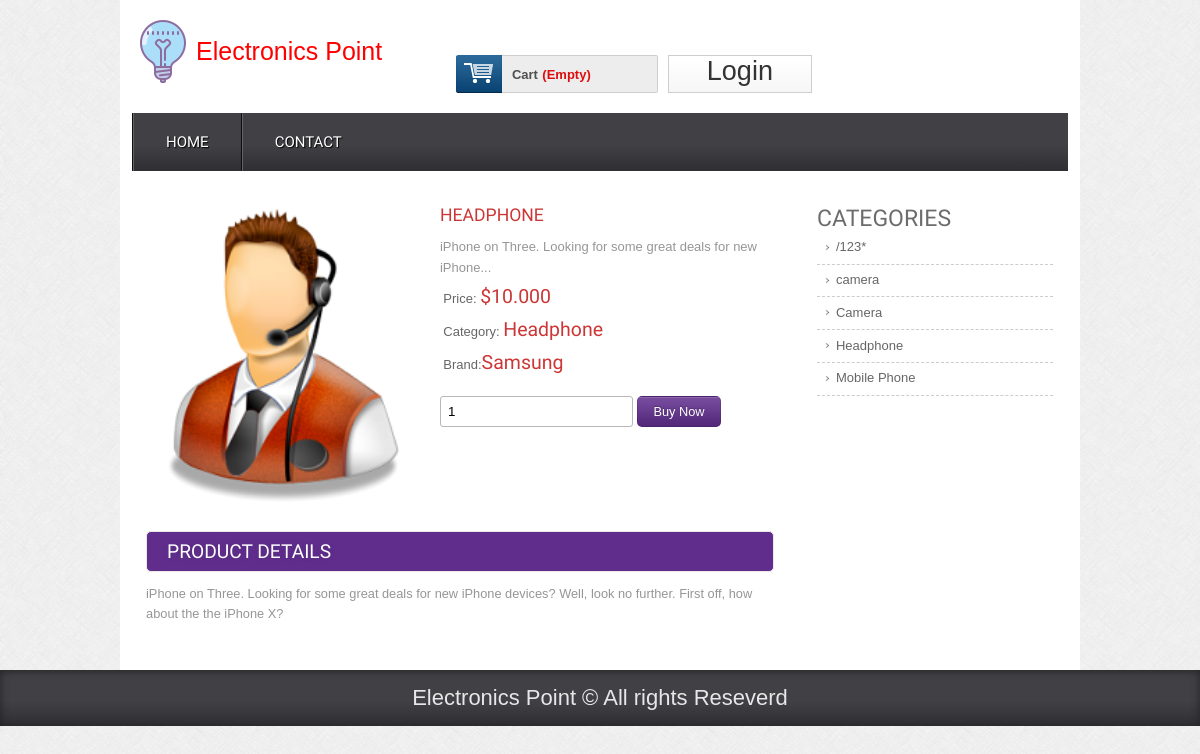
The page /shop/details.php?pdid=15 on the database its author committed.
### tables this page shows
CREATE TABLE `tbl_product` (
  `pid` int(11) NOT NULL,
  `productName` varchar(255) NOT NULL,
  `catId` int(11) NOT NULL,
  `brandId` int(11) NOT NULL,
  `body` text NOT NULL,
  `price` float(10,3) NOT NULL,
  `image` varchar(255) NOT NULL,
  `type` tinyint(4) NOT NULL DEFAULT '0'
);

CREATE TABLE `tbl_category` (
  `catId` int(11) NOT NULL,
  `catName` varchar(255) NOT NULL
);

CREATE TABLE `tbl_brand` (
  `brandId` int(11) NOT NULL,
  `brandName` varchar(255) NOT NULL
);

### shop/classes/Product.php (called while the page is built, shortened)
<?php
$filepath = realpath(dirname(__FILE__));
include_once ($filepath."/../libs/Database.php");
include_once ($filepath."/../helpers/Format.php");
?>
<?php
class Product
{
	private $db;
	function __construct()
	{
		$this->db = new Database();
	}
	public function getSingleProduct($id){
		$sql = "SELECT tbl_product.*, tbl_category.catName, tbl_brand.brandName
				FROM tbl_product
				INNER JOIN tbl_category
				ON tbl_product.catId = tbl_category.catId
				INNER JOIN tbl_brand
				ON tbl_product.brandId = tbl_brand.brandId
				WHERE tbl_product.pid = '$id' ";
		$result = $this->db->select($sql);
		return $result;
	}
}
?>

### shop/libs/Database.php (called while the page is built, shortened)
<?php
Class Database{
	 public $host   = DB_HOST;
	 public $user   = DB_USER;
	 public $pass   = DB_PASS;
	 public $dbname = DB_NAME;
	 public $link;
	private function connectDB(){
		 $this->link = new mysqli($this->host, $this->user, $this->pass,$this->dbname);
	 }
	public function select($query){
	  $result = $this->link->query($query) or die($this->link->error.__LINE__);
		  if($result->num_rows > 0){
		    return $result;
		  }else {
		    return false;
		  }
	 }
}

### shop/helpers/Format.php (called while the page is built, shortened)
<?php
class Format{
	 public function textShorten($text, $limit = 400){
		  $text = $text. " ";
		  $text = substr($text, 0, $limit);
		  $text = substr($text, 0, strrpos($text, ' '));
		  $text = $text."...";
		  return $text;
	 }
 }

### shop/classes/Category.php (called while the page is built, shortened)
<?php
$filepath = realpath(dirname(__FILE__));
include_once ($filepath."/../libs/Database.php");
include_once ($filepath."/../helpers/Format.php");
?>
<?php
class Category
{
	private $db;
	function __construct()
	{
		$this->db = new Database();
	}
	public function getAllcat(){
		$sql = "SELECT * FROM tbl_category ORDER BY catId DESC";
		$result = $this->db->select($sql);
		return $result;
	}
}
?>

### shop/details.php (the view, shortened to what this page needs)
<?php
	include("inc/header.php");
?>
<?php
	if (isset($_GET['pdid'])) {
        $pdid = $_GET['pdid'];
    }
?>
 <div class="main">
    <div class="content">
    	<div class="section group">
				<?php
					$singlePd = $pd->getSingleProduct($pdid);
					if ($singlePd) {
						while ($row = $singlePd->fetch_assoc()) {
				?>
			<div class="cont-desc span_1_of_2">
					<div class="grid images_3_of_2">
						<img src="admin/<?php echo $row['image'];?>" alt="" />
					</div>
				<div class="desc span_3_of_2">
					<h2><?php echo $row['productName'];?></h2>
					<p><?php echo $fm->textShorten($row['body'],100);?></p>
					<div class="price">
						<p>Price: <span>$<?php echo $row['price'];?></span></p>
						<p>Category: <span><?php echo $row['catName'];?></span></p>
						<p>Brand:<span><?php echo $row['brandName'];?></span></p>
					</div>
					<div class="add-cart">
						<form action="" method="post">
							<input type="number" class="buyfield" name="quantity" value="1"/>
							<input type="submit" class="buysubmit" name="submit" value="Buy Now"/>
						</form><br>
					</div>
				</div>
				<div class="product-desc">
					<h2>Product Details</h2>
					<p><?php echo $row['body'];?></p>
		    	</div>
			</div>
			<?php
					}
				}
			?>
				<div class="rightsidebar span_3_of_1">
					<h2>CATEGORIES</h2>
					<ul>
						<?php
							$allCat = $cat->getAllcat();
							if ($allCat) {
								while ($rows = $allCat->fetch_assoc()) {
						?>
						<li><a href="productbycat.php?catid=<?php echo $rows['catId'];?>"><?php echo $rows['catName'];?></a></li>
						<?php
								}
							}
						?>
    				</ul>
 				</div>
 		</div>
 	</div>
	</div>
<?php
	include("inc/footer.php");
?>

### shop/css/style.css (style rules this page uses)
html,body,div,span,applet,object,iframe,h1,h2,h3,h4,h5,h6,p,blockquote,pre,a,abbr,acronym,address,big,cite,code,del,dfn,em,img,ins,kbd,q,s,samp,small,strike,strong,sub,sup,tt,var,b,u,i,dl,dt,dd,ol,nav ul,nav li,fieldset,form,label,legend,table,caption,tbody,tfoot,thead,tr,th,td,article,aside,canvas,details,embed,figure,figcaption,footer,header,hgroup,menu,nav,output,ruby,section,summary,time,mark,audio,video { margin:0;padding:0;border:0;font-size:100%;font:inherit;vertical-align:baseline; }
ol,ul { list-style:none;margin:0;padding:0; }
a { text-decoration:none; }
img { max-width:100%; }
body { font-family:Arial, Helvetica, sans-serif; background:url(../images/body_bg3.jpg); }
input[type="number"] { border: 1px solid #b8b8b8; border-radius: 3px; padding: 7px; }
.buysubmit { background: #602d8d url("../images/large-button-overlay.png") repeat scroll 0 0; border: 1px solid rgba(0, 0, 0, 0.1); border-radius: 5px; color: #fff; font-family: Arial,"Helvetica Neue","Helvetica",Tahoma,Verdana,sans-serif; font-size: 0.8em; padding: 7px 15px; text-shadow: 0 -1px 1px rgba(0, 0, 0, 0.25); cursor:pointer; outline:none; }
.section { clear: both; padding: 0px; margin: 0px; }
.group:before, .group:after { content:""; display:table; }
.group:after { clear:both; }
.group { zoom:1; }
.content { padding:20px 0; background:#FFF; }
.content h2 { font-size:23px; color:#6C6C6C; font-family: 'Monda', sans-serif; }
.cont-desc { display: block; float:left; clear:both; }
.rightsidebar { display: block; float:left; margin: 0% 0 0% 1.6%; }
.cont-desc:first-child { margin-left: 0; }
.desc { display: block; float:left; margin: 0% 0 0% 2.6%; }
.span_1_of_2 { width: 67.1%; padding:1.5%; }
.images_3_of_2 { width: 44.2%; float:left; text-align:center; }
.span_3_of_2 { width: 53.2%; }
.span_3_of_1 { width: 25.2%; padding:1.5%; }
.images_3_of_2 img { height: 302px; max-width: 100%; width: 100%; }
.span_3_of_2 h2 { font-family: 'Monda', sans-serif; font-size:1.1em; color: #CC3636; font-weight : normal; margin-top: 0px; text-transform:uppercase; }
.span_3_of_2 p { font-size:0.8125em; padding:0.3em 0; color:#969696; line-height: 1.6em; font-family : verdana, arial, helvetica, helve, sans-serif; }
.price p { font-size:0.8125em; padding:1.5% 1%; color: #666; vertical-align:top; }
.price p span { font-size:1.5em; font-family: 'Monda', sans-serif; color: #CC3636; }
.add-cart { padding-top:15px; }
.product-desc,.product-tags { clear:both; padding-top:20px; }
.product-desc h2,.product-tags h2 { padding:8px 20px; background:#602D8D; border: 1px solid #EBE8E8; border-radius: 5px; -webkit-border-radius: 5px; -moz-border-radius: 5px; -o-border-radius: 5px; font-family: 'Monda', sans-serif; font-size:1.2em; color:#FFF; text-transform: uppercase; text-shadow:0 1px 5px rgba(34, 34, 34, 0.17); }
.product-desc p { font-size: 0.8em; padding: 0.3em 0; color: #969696; line-height: 1.6em; font-family: verdana, arial, helvetica, helve, sans-serif; }
.span_3_of_1 li a { font-size:0.8125em; padding:0.42em 8%; color: #666; display: block; line-height: 1.6em; font-family : Arial, Helvetica, sans-serif; border-bottom:1px dashed #CCC; background: url(../images/drop_arrow.png) no-repeat 5px 11px; }

### rows shown on the page
tbl_product: image (picture), productName "HEADPHONE", body "iPhone on Three. Looking for some great deals for new iPhone ...", price "10.000", catId.catName "Headphone", brandId.brandName "Samsung", body "iPhone on Three. Looking for some great deals for new iPhone devices? Well, look no further. First off, how about the the iPhone X?"
tbl_category: catName "/123*"
tbl_category: catName "camera"
tbl_category: catName "Camera"
tbl_category: catName "Headphone"
tbl_category: catName "Mobile Phone"
